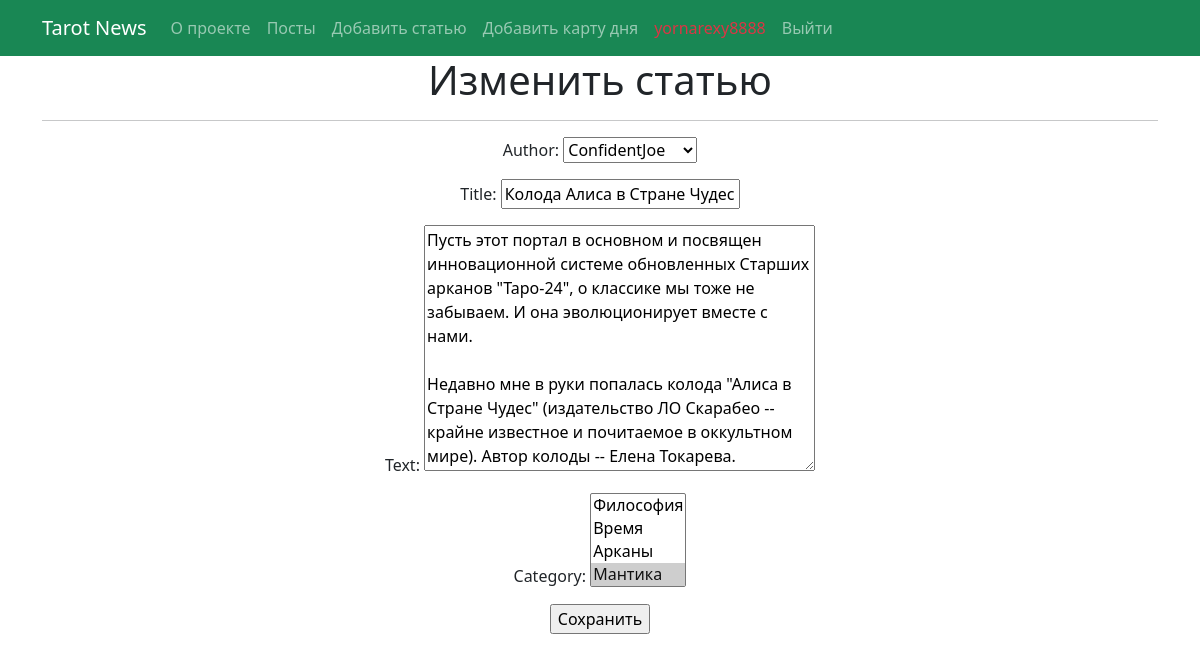
Screenshot of /post/article/26/update/ (signed in) with the database file from the repository.
### portal/models.py (models this page shows, shortened)
class Post(models.Model):
    article = 'AR'
    cart_of_the_day = 'CD'  # аналог новости
    TYPE_CHOICES = ((article, 'статья'), (cart_of_the_day, 'карта дня'))
    author = models.ForeignKey(Author, on_delete=models.CASCADE)
    post_type = models.CharField(max_length=2, choices=TYPE_CHOICES, default=cart_of_the_day)
    time_publication = models.DateTimeField(auto_now_add=True)
    category = models.ManyToManyField(Category, through='PostCategory')
    title = models.CharField(max_length=67)
    text = models.TextField()
    rating = models.IntegerField(default=0)

### portal/views.py (the view)
# urls.py: path('article/<int:pk>/update/', PostUpdate.as_view(), name='article_update'),
class PostUpdate(LoginRequiredMixin, UpdateView):
    form_class = PostForm
    model = Post
    template_name = 'portal/post_edit.html'
    def get_context_data(self, **kwargs):
        context = super().get_context_data(**kwargs)
        context['title_message'] = 'Изменить карту дня' if 'cart' in self.request.path else 'Изменить статью'
        return context

### portal/forms.py (shortened to what this page needs)
class PostForm(forms.ModelForm):
   class Meta:
       model = Post
       fields = [
           'author',
           'title',
           'text',
           'category'
       ]

### portal/models.py (called while the page is built)
    def __str__(self):
        return self.user.username

    def __str__(self):   return self.name

### templates/portal/post_edit.html (shortened to what this page needs)
{% extends 'flatpages/default.html' %}
{% block content %}
<h1> {{ title_message}}</h1>
<hr>
<form action="" method="post">
    {{ form.as_p }}
    <input type="submit" value="Сохранить" />
</form>
{% endblock content %}

### rows the page displays
Post: author "ConfidentJoe", title "Колода Алиса в Стране Чудес", text "Пусть этот портал в основном и посвящен инновационной системе обновленных Старших арканов \"Таро-24\", о классике мы тоже не забываем. И она эволюционирует вместе с нами. Недавно мне в руки попалась колода \"Алиса в Стране Чудес\" (издательство ЛО Скарабео -- крайне известное и почитаемое в оккультном мире). Автор колоды -- Елена Токарева."

### other values shown
{{ title_message }} "Изменить статью"
